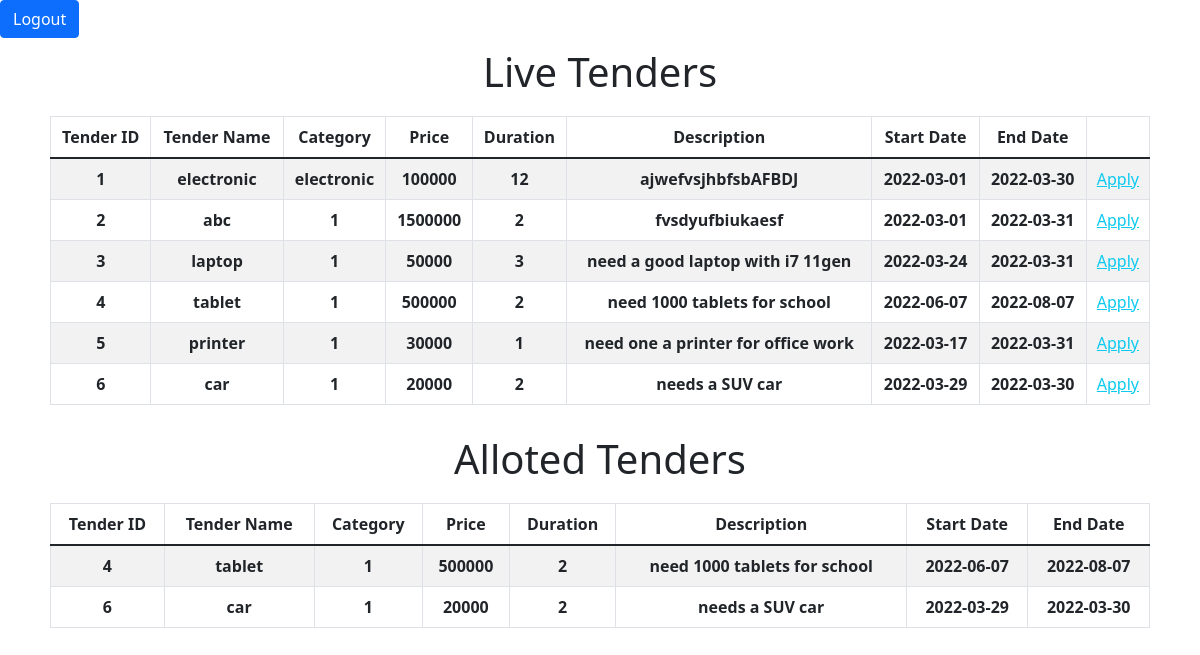
/userhomepage.php (signed in), run on the app's committed database.
### tables this page shows
CREATE TABLE `tendertb` (
  `tendId` int(11) NOT NULL,
  `tendName` varchar(255) NOT NULL,
  `category` varchar(255) NOT NULL,
  `price` float NOT NULL,
  `duration` int(11) NOT NULL,
  `description` varchar(255) NOT NULL,
  `s_date` date NOT NULL,
  `e_date` date NOT NULL
);

### userhomepage.php (the view, shortened to what this page needs)
<!DOCTYPE html>
<html lang="en">
<head>
    <link rel="stylesheet" href="style.css">
    <link href="https://cdn.jsdelivr.net/npm/bootstrap@5.1.3/dist/css/bootstrap.min.css" rel="stylesheet">
</head>
<body>
    <div>
    <a class="btn btn-primary" href="logout.php">Logout</a>
        <h1 style="text-align: center;
    padding-top: 10px;">Live Tenders</h1>
        <div class="closeten">
            <table class="table table-striped table-bordered">
                <thead>
                    <tr>
                        <th scope="col">Tender ID</th>
                        <th scope="col">Tender Name</th>
                        <th scope="col">Category</th>
                        <th scope="col">Price</th>
                        <th scope="col">Duration</th>
                        <th scope="col">Description</th>
                        <th scope="col">Start Date</th>
                        <th scope="col">End Date</th>
                        <th scope="col"></th>
                    </tr>
                </thead>
                <tbody>
                    <?php
                    include "connection.php";
                    $qry = "select * from tendertb";
                    $res = mysqli_query($con, $qry);
                    while ($row = mysqli_fetch_array($res)) {
                    ?>
                        <tr>
                            <th scope="row"><?php echo $row[0]; ?></th>
                            <th scope="row"><?php echo $row[1]; ?></th>
                            <th scope="row"><?php echo $row[2]; ?></th>
                            <th scope="row"><?php echo $row[3]; ?></th>
                            <th scope="row"><?php echo $row[4]; ?></th>
                            <th scope="row"><?php echo $row[5]; ?></th>
                            <th scope="row"><?php echo $row[6]; ?></th>
                            <th scope="row"><?php echo $row[7]; ?></th>
                            <td><a href="bidding.php?tid=<?php echo $row[0]?>" class="link-info">Apply</a></td>
                        </tr>
                    <?php } ?>
                </tbody>
            </table>
        </div>
    </div>
    <div>
        <h1 style="text-align: center;
    padding-top: 10px;">Alloted Tenders</h1>
        <div class="closeten">
            <table class="table table-striped table-bordered">
                <thead>
                    <tr>
                        <th scope="col">Tender ID</th>
                        <th scope="col">Tender Name</th>
                        <th scope="col">Category</th>
                        <th scope="col">Price</th>
                        <th scope="col">Duration</th>
                        <th scope="col">Description</th>
                        <th scope="col">Start Date</th>
                        <th scope="col">End Date</th>
                    </tr>
                </thead>
                <tbody>
                    <?php
                    $orgId = $_SESSION["orgid"];
                    include "connection.php";
$qry = "select * from tendertb where tendId in(select tendId from bidTb where orgId=$orgId and isallocate=1)";
                    $res = mysqli_query($con, $qry);
                    while ($row = mysqli_fetch_array($res)) {
                    ?>
                        <tr>
                            <th scope="row"><?php echo $row[0]; ?></th>
                            <th scope="row"><?php echo $row[1]; ?></th>
                            <th scope="row"><?php echo $row[2]; ?></th>
                            <th scope="row"><?php echo $row[3]; ?></th>
                            <th scope="row"><?php echo $row[4]; ?></th>
                            <th scope="row"><?php echo $row[5]; ?></th>
                            <th scope="row"><?php echo $row[6]; ?></th>
                            <th scope="row"><?php echo $row[7]; ?></th>
                        </tr>
                    <?php } ?>
                </tbody>
            </table>
        </div>
    </div>
</body>
</html>

### style.css (style rules this page uses)
* { margin: 0px; padding: 0px; }
body { font-family: Arial, Helvetica, sans-serif; }
.openten, .closeten { margin: 20px 50px 20px; text-align: center; }

### data on the page
tendertb: tendId "1", tendName "electronic", category "electronic", price "100000", duration "12", description "ajwefvsjhbfsbAFBDJ", s_date "2022-03-01", e_date "2022-03-30"
tendertb: tendId "2", tendName "abc", category "1", price "1500000", duration "2", description "fvsdyufbiukaesf", s_date "2022-03-01", e_date "2022-03-31"
tendertb: tendId "3", tendName "laptop", category "1", price "50000", duration "3", description "need a good laptop with i7 11gen", s_date "2022-03-24", e_date "2022-03-31"
tendertb: tendId "4", tendName "tablet", category "1", price "500000", duration "2", description "need 1000 tablets for school", s_date "2022-06-07", e_date "2022-08-07"
tendertb: tendId "5", tendName "printer", category "1", price "30000", duration "1", description "need one a printer for office work", s_date "2022-03-17", e_date "2022-03-31"
tendertb: tendId "6", tendName "car", category "1", price "20000", duration "2", description "needs a SUV car", s_date "2022-03-29", e_date "2022-03-30"
